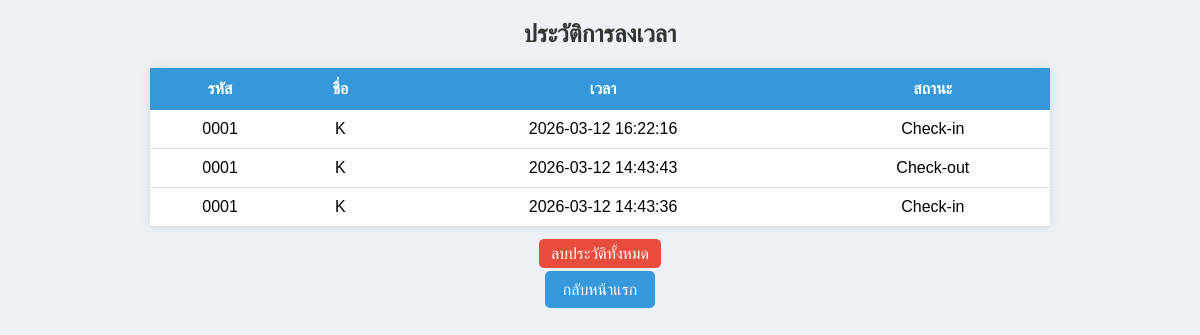
The app's page /history with its own data.
### tables this page shows
CREATE TABLE checkin(
        id INTEGER PRIMARY KEY AUTOINCREMENT,
        emp_id TEXT,
        time TEXT,
        status TEXT
    );

CREATE TABLE employees(
        emp_id TEXT PRIMARY KEY,
        name TEXT,
        department TEXT,
        position TEXT
    );

### checkin_system/app.py (the view)
@app.route("/history")
def history():
    conn = get_db()
    cur = conn.cursor()
    cur.execute("""
    SELECT checkin.id, employees.emp_id, employees.name, checkin.time, checkin.status
    FROM checkin
    JOIN employees ON employees.emp_id = checkin.emp_id
    ORDER BY checkin.id DESC
    """)
    data = cur.fetchall()
    conn.close()
    return render_template("history.html",data=data)

### checkin_system/app.py (called while the page is built)
def get_db():
    conn = sqlite3.connect("database.db")
    return conn

### checkin_system/templates/history.html (shortened to what this page needs)
<!DOCTYPE html>
<html>
<head>
<link rel="stylesheet" href="{{ url_for('static', filename='style.css') }}">
</head>
<body>
<h2>ประวัติการลงเวลา</h2>
<table>
<tr>
<th>รหัส</th>
<th>ชื่อ</th>
<th>เวลา</th>
<th>สถานะ</th>
</tr>
{% for row in data %}
<tr>
<td>{{ row[1] }}</td>
<td>{{ row[2] }}</td>
<td>{{ row[3] }}</td>
<td>{{ row[4] }}</td>
</tr>
{% endfor %}
</table>
<br>
<a class="delete-btn"
href="/delete_all_history"
onclick="return confirm('ต้องการลบประวัติทั้งหมดหรือไม่?')">
ลบประวัติทั้งหมด
</a>
<br><br>
<a class="back-btn" href="/">กลับหน้าแรก</a>
</body>
</html>

### checkin_system/static/style.css (style rules this page uses)
body { font-family: Arial; background:#eef2f7; text-align:center; margin:0; }
h1,h2 { color:#333; }
.back-btn { background:#3498db; color:white; padding:10px 18px; text-decoration:none; border-radius:5px; }
table { margin:auto; margin-top:20px; width:75%; border-collapse:collapse; background:white; box-shadow:0 0 10px rgba(0,0,0,0.1); }
th { background:#3498db; color:white; padding:12px; }
td { padding:10px; border-bottom:1px solid #ddd; }
.delete-btn { background:#e74c3c; color:white; padding:6px 12px; text-decoration:none; border-radius:5px; }

### records on screen
checkin: emp_id "0001", name "K", time "2026-03-12 16:22:16", status "Check-in"
checkin: emp_id "0001", name "K", time "2026-03-12 14:43:43", status "Check-out"
checkin: emp_id "0001", name "K", time "2026-03-12 14:43:36", status "Check-in"
